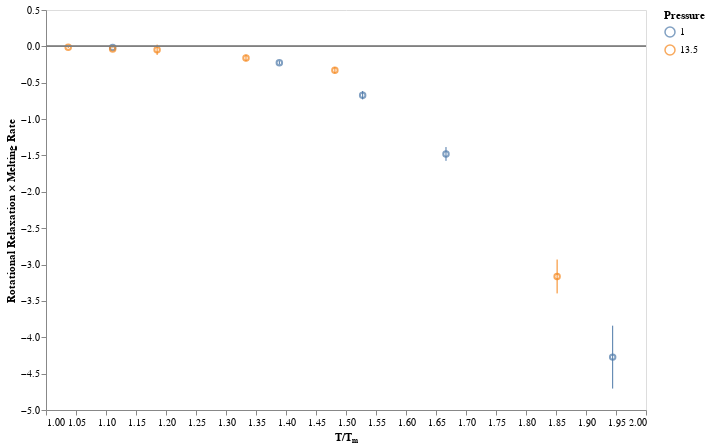

Notebook code cell kept with this figure:
### Code cell
chart = alt.Chart(melt_values).encode(
    x=alt.X("temp_norm", title="T/Tₘ", scale=alt.Scale(zero=False)),
    color=alt.Color("pressure:N", title="Pressure"),
)

c = (
    chart.mark_point().encode(y=alt.Y("value", title="Rotational Relaxation × Melting Rate")) +
    chart.mark_rule().encode(y="error_min", y2="error_max")
)

c = figures.hline(c, 0)
c

### Figure 1 — Vega-Lite specification as saved in the notebook (floating-point values rounded to 4 significant figures)
{"$schema": "https://vega.github.io/schema/vega-lite/v2.6.0.json", "config": {"axis": {"grid": false}, "view": {"height": 400, "width": 600}}, "data": {"name": "data-d52bc0b1cf93280e8e7d935f1e855ec8"}, "datasets": {"data-d52bc0b1cf93280e8e7d935f1e855ec8": [{"error": -0.001222, "error_max": -0.01688, "error_min": -0.01199, "pressure": 1, "temp_norm": 1.111, "temperature": 0.4, "value": -0.01443}, {"error": -0.01192, "error_max": -0.2498, "error_min": -0.2021, "pressure": 1, "temp_norm": 1.389, "temperature": 0.5, "value": -0.226}, {"error": -0.02896, "error_max": -0.7297, "error_min": -0.6138, "pressure": 1, "temp_norm": 1.528, "temperature": 0.55, "value": -0.6717}, {"error": -0.04745, "error_max": -1.574, "error_min": -1.385, "pressure": 1, "temp_norm": 1.667, "temperature": 0.6, "value": -1.479}, {"error": -0.2162, "error_max": -4.705, "error_min": -3.84, "pressure": 1, "temp_norm": 1.944, "temperature": 0.7, "value": -4.273}, {"error": -0.005684, "error_max": -0.02429, "error_min": -0.001548, "pressure": 13.5, "temp_norm": 1.037, "temperature": 1.4, "value": -0.01292}, {"error": -0.001421, "error_max": -0.03934, "error_min": -0.03366, "pressure": 13.5, "temp_norm": 1.111, "temperature": 1.5, "value": -0.0365}, {"error": -0.03545, "error_max": -0.118, "error_min": 0.0238, "pressure": 13.5, "temp_norm": 1.185, "temperature": 1.6, "value": -0.04709}, {"error": -0.02243, "error_max": -0.2041, "error_min": -0.1144, "pressure": 13.5, "temp_norm": 1.333, "temperature": 1.8, "value": -0.1592}, {"error": -0.02182, "error_max": -0.371, "error_min": -0.2837, "pressure": 13.5, "temp_norm": 1.481, "temperature": 2, "value": -0.3274}, {"error": -0.1165, "error_max": -3.397, "error_min": -2.931, "pressure": 13.5, "temp_norm": 1.852, "temperature": 2.5, "value": -3.164}]}, "layer": [{"layer": [{"data": {"name": "data-d52bc0b1cf93280e8e7d935f1e855ec8"}, "encoding": {"color": {"field": "pressure", "title": "Pressure", "type": "nominal"}, "x": {"field": "temp_norm", "scale": {"zero": false}, "title": "T/Tₘ", "type": "quantitative"}, "y": {"field": "value", "title": "Rotational Relaxation × Melting Rate", "type": "quantitative"}}, "mark": "point"}, {"data": {"name": "data-d52bc0b1cf93280e8e7d935f1e855ec8"}, "encoding": {"color": {"field": "pressure", "title": "Pressure", "type": "nominal"}, "x": {"field": "temp_norm", "scale": {"zero": false}, "title": "T/Tₘ", "type": "quantitative"}, "y": {"field": "error_min", "type": "quantitative"}, "y2": {"field": "error_max", "type": "quantitative"}}, "mark": "rule"}]}, {"encoding": {"y": {"field": "val", "type": "quantitative"}}, "mark": {"color": "grey", "type": "rule"}}], "transform": [{"as": "val", "calculate": "0"}]}
